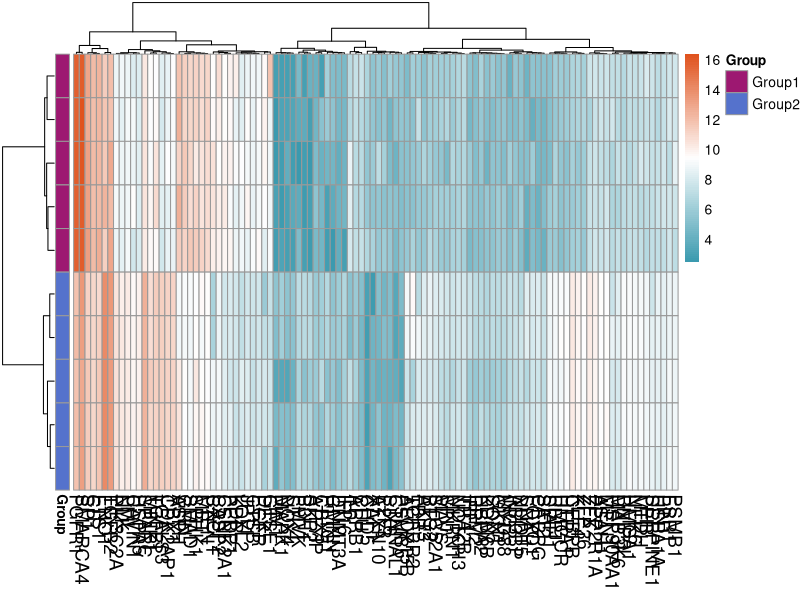

This figure's R source:
# 设置工作目录 (可选，如果数据文件在当前工作目录下则不需要)
setwd("F:/R") 

# 加载必要的R包
library(pheatmap)

# 1. 数据读取和预处理
# 读取想要绘制热图的基因数据文件，假设文件名为 "DEGs_intersect.csv",将第一行作为列名，将第一列作为行名。
#==========================================================================================================================================================
#header = TRUE (列名/表头):
#如果 CSV 文件第一行是列名,务必设置 header = TRUE,否则 R 会将列名当作数据。
#row.names = 1 (行名):
#row.names 可以是数字,表示第几列是行名；也可以是字符串,表示列名是什么。例如,如果行名在名为 "ID" 的列中,可以使用 row.names = "ID"。
#重要提示：当使用 row.names = 1 时,R 会将第一列作为行名,并且这一列将不再作为数据的一部分出现在数据框中。这意味着数据框的列数会比 CSV 文件中少一列。
#==========================================================================================================================================================
data_matrix <- read.csv("DEGs_intersect.csv", header = TRUE, row.names = 1)

# 转置数据矩阵
data_matrix <- t(data_matrix)

# 创建样本分组信息,假设前 5 个样本是 Group1，后 5 个样本是 Group2，可以根据这一部分修改分组图例的名称，示例为Group 1和Group 2
sample_groups <- c(rep("Group1", 5), rep("Group2", 5))


# 2. 绘制热力图
# 创建样本分组信息的 data.frame，并确保行名匹配
annotation_row <- data.frame(Group = sample_groups, row.names = rownames(data_matrix))
# 指定行注释信息的颜色和名称，要和上面的c(rep("Group1", 5), rep("Group2", 5))里面的分组名称一样,示例为Group 1和Group 2
annotation_colors <- list(Group = c(Group1 = "#9D1871", Group2 = "#5572CC"))

# 绘制热图并保存为图片文件（例如，PNG格式）
png("Gene_Cross_heatmap.png", width = 25, height = 9.5, units = "in", res = 500)

pheatmap(data_matrix,
         color = colorRampPalette(c("#3B9AAF", "white", "#E0531E"))(100),
         cluster_rows = TRUE,   #基于基因表达数据对样本进行聚类。
         cluster_cols = TRUE,   #基于基因表达数据对基因进行聚类。
         show_rownames = FALSE, #控制是否显示行名（样本名）。
         show_colnames = TRUE,  #控制是否显示列名（基因名）。
         annotation_row = annotation_row, #为热图的每一行添加注释信息,注释信息是样本分组。
         annotation_colors = annotation_colors, #指定行注释信息的颜色。
         
         # 调整聚类树线条粗细
         treeheight_row = 34,    #  调整行聚类树的高度
         treeheight_col = 34,    #  调整列聚类树的高度
         
         # 修改聚类树线条粗细
         gaps_row = NULL, # 设置聚类树的间隔
         gaps_col = NULL, # 设置聚类树的间隔
         
         # 增加聚类树美观度
         clustering_distance_rows = "euclidean", # 设置行聚类的距离方法
         clustering_distance_cols = "euclidean", # 设置列聚类的距离方法
         clustering_method = "ward.D2", # 设置聚类方法（例如，ward.D2）
         
         
         #调整边距和标签
         fontsize_row = 13.5,
         fontsize_col = 13.5,
         
         # 避免行名或列名太长导致重叠
         # cutree_rows = 5 #将行聚类树分成5组，根据需要调整
         # cutree_cols = 3 #将列聚类树分成3组，根据需要调整
         # 或是增加画布大小，如上述png设置
         
)

dev.off()
